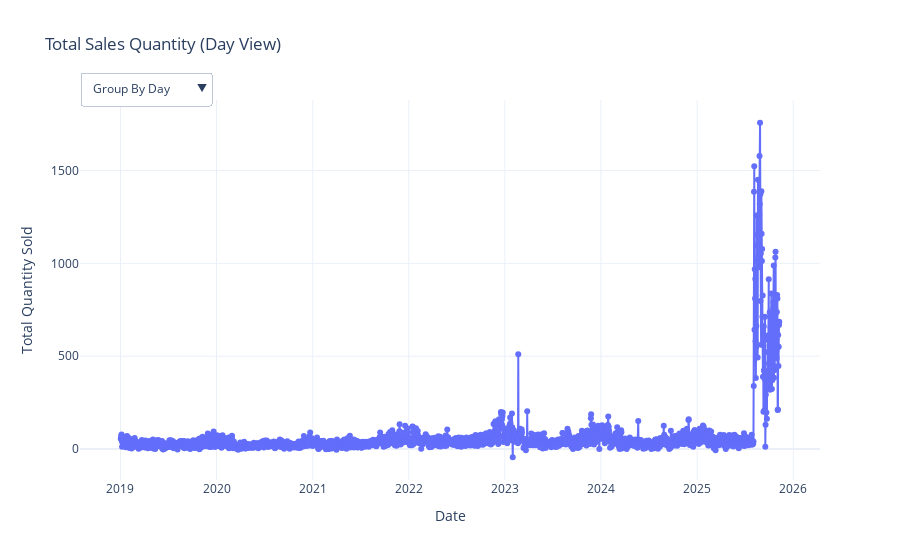

The notebook cell saved with this chart:
### Code cell
# Visualize Data to Identify Patterns and Seasonality
plot_interactive_sales_dashboard(winter)
